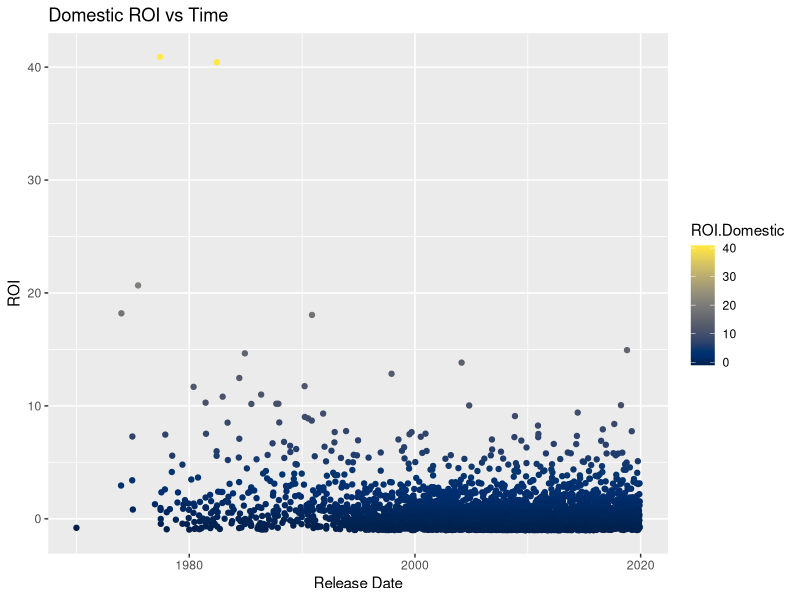
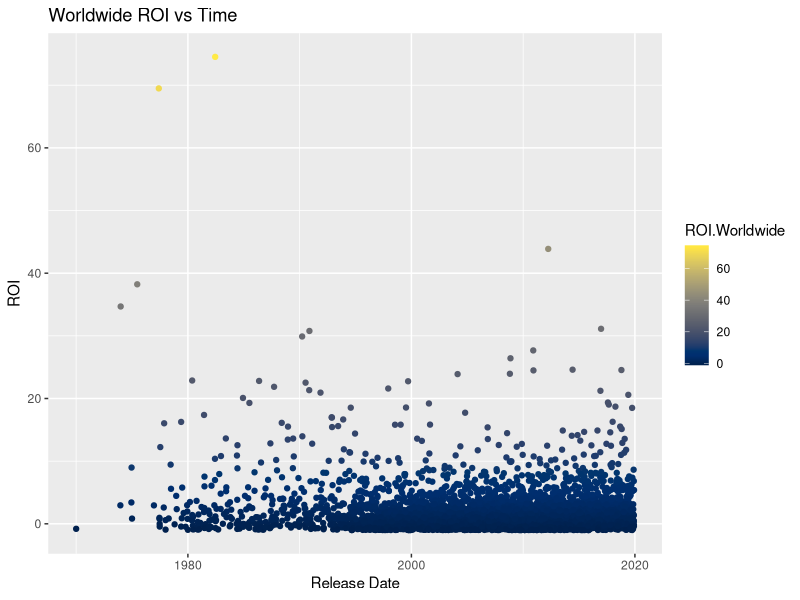
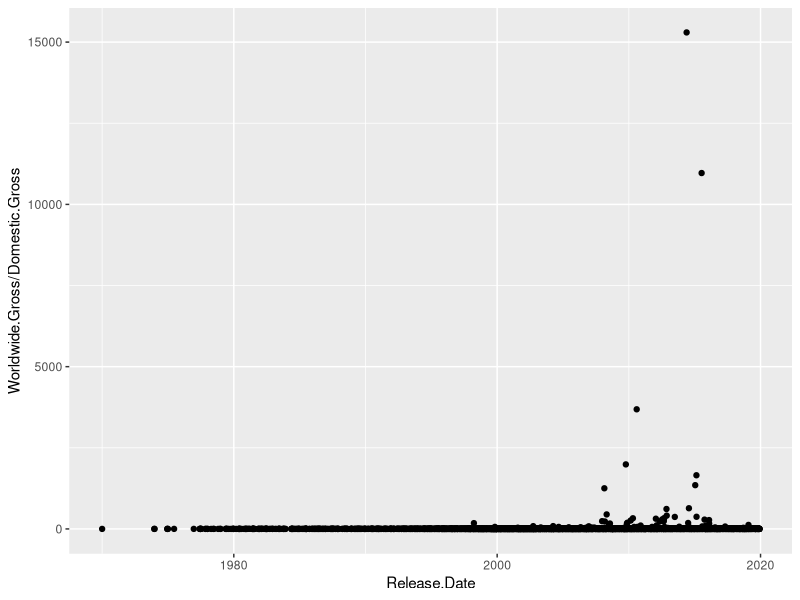
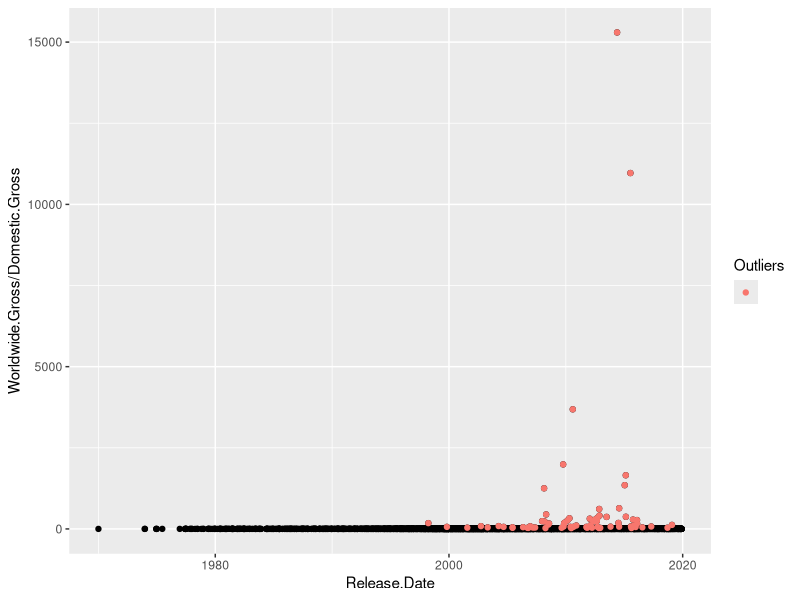
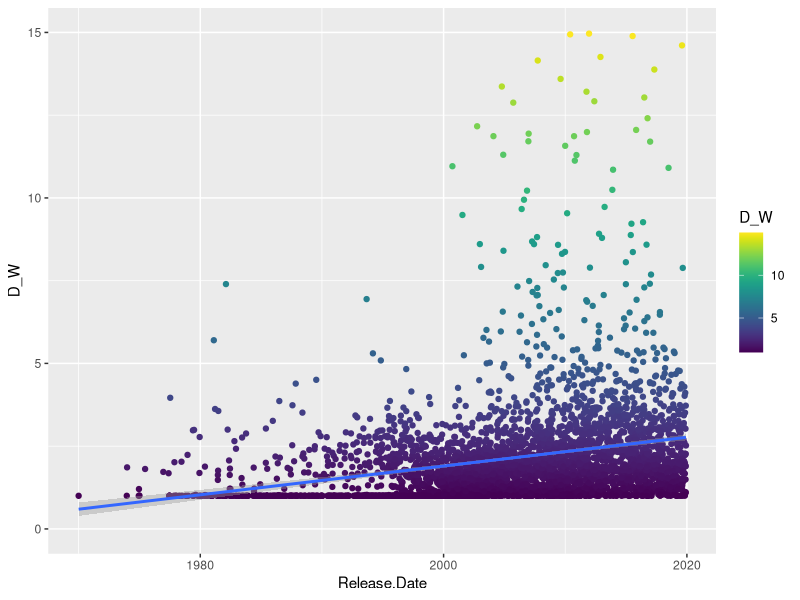

Write the R code that produced these figures, in order.
## ---- chunk 1
library('tidyverse')
library('skimr')
library('lubridate')
library('viridis')
## ---- chunk 2
movies <-read.csv('top_4000_movies_data.csv')
## ---- chunk 3
str(movies)
## ---- chunk 4
colnames(movies)[1]<-'Release.Date'
movies$Release.Date<-mdy(movies$Release.Date)
str(movies)
## ---- chunk 5

head(movies)
## ---- chunk 6
tail(movies)
## ---- chunk 7
skim_without_charts(movies)
## ---- chunk 8
movies <-subset(movies, Release.Date<'2019-12-12' & !is.na(Release.Date) )
#skim_without_charts(movies)  
skim_without_charts(movies)
## ---- chunk 9
movies <-subset(movies, Domestic.Gross != 0 & Worldwide.Gross !=0 )
skim_without_charts(movies)       
## ---- chunk 10
movies_ROI<-
        mutate(movies,
                ROI.Domestic = ((Domestic.Gross-Production.Budget)/Production.Budget),
                ROI.Worldwide = ((Worldwide.Gross - Production.Budget)/Production.Budget)
        )
head(movies_ROI)
## ---- chunk 11
movies_ROI %>% 
        summarise( min(ROI.Domestic), mean(ROI.Domestic), max(ROI.Domestic), sd(ROI.Domestic))

## ---- chunk 12
movies_ROI %>% 
        select(Movie.Title, ROI.Domestic) %>% 
        subset(ROI.Domestic >40)
## ---- chunk 13
ggplot(movies_ROI)+
        geom_point(mapping = aes(x = Release.Date, y = ROI.Domestic, color = ROI.Domestic))+
        labs(x =  'Release Date', y = 'ROI', title = 'Domestic ROI vs Time')+
        scale_color_viridis(option = "E")
        
## ---- chunk 14
movies_ROI %>% 
        summarise( min(ROI.Worldwide), mean(ROI.Worldwide), max(ROI.Worldwide), sd(ROI.Worldwide))

## ---- chunk 15
movies_ROI %>% 
        select(Movie.Title, ROI.Worldwide) %>% 
        subset(ROI.Worldwide >40)
## ---- chunk 16
ggplot(movies_ROI)+
        geom_point(mapping = aes(x = Release.Date, y = ROI.Worldwide, color = ROI.Worldwide))+
        labs(x =  'Release Date', y = 'ROI', title = 'Worldwide ROI vs Time')+
        scale_color_viridis(option = "E")
## ---- chunk 17
ggplot(movies_ROI)+
        geom_point(mapping = aes(x = Release.Date, y = Worldwide.Gross/Domestic.Gross))
## ---- chunk 18
movies_outliers <- movies %>% 
        mutate(D_W = (Worldwide.Gross/Domestic.Gross)) %>% 
        subset(D_W > 25)
ggplot()+
        geom_point(data = movies_ROI, mapping = aes(x = Release.Date, y = Worldwide.Gross/Domestic.Gross))+
        geom_point(data = movies_outliers, mapping = aes(x = Release.Date, y = D_W, color=''))+
        labs(color='Outliers')

## ---- chunk 19
movies_outliers %>% 
        select(Movie.Title, D_W) %>% 
        arrange(desc(D_W))
## ---- chunk 20
movies %>% 
        mutate(D_W = (Worldwide.Gross/Domestic.Gross)) %>% 
        subset(D_W <= 15) %>% 
        ggplot()+
                geom_point(mapping = aes(x = Release.Date, y = D_W, color = D_W))+
                geom_smooth(method = "lm", mapping = aes(x = Release.Date, y = D_W))+
                scale_color_viridis(option = "D")+
                ylim(0,15)
                
